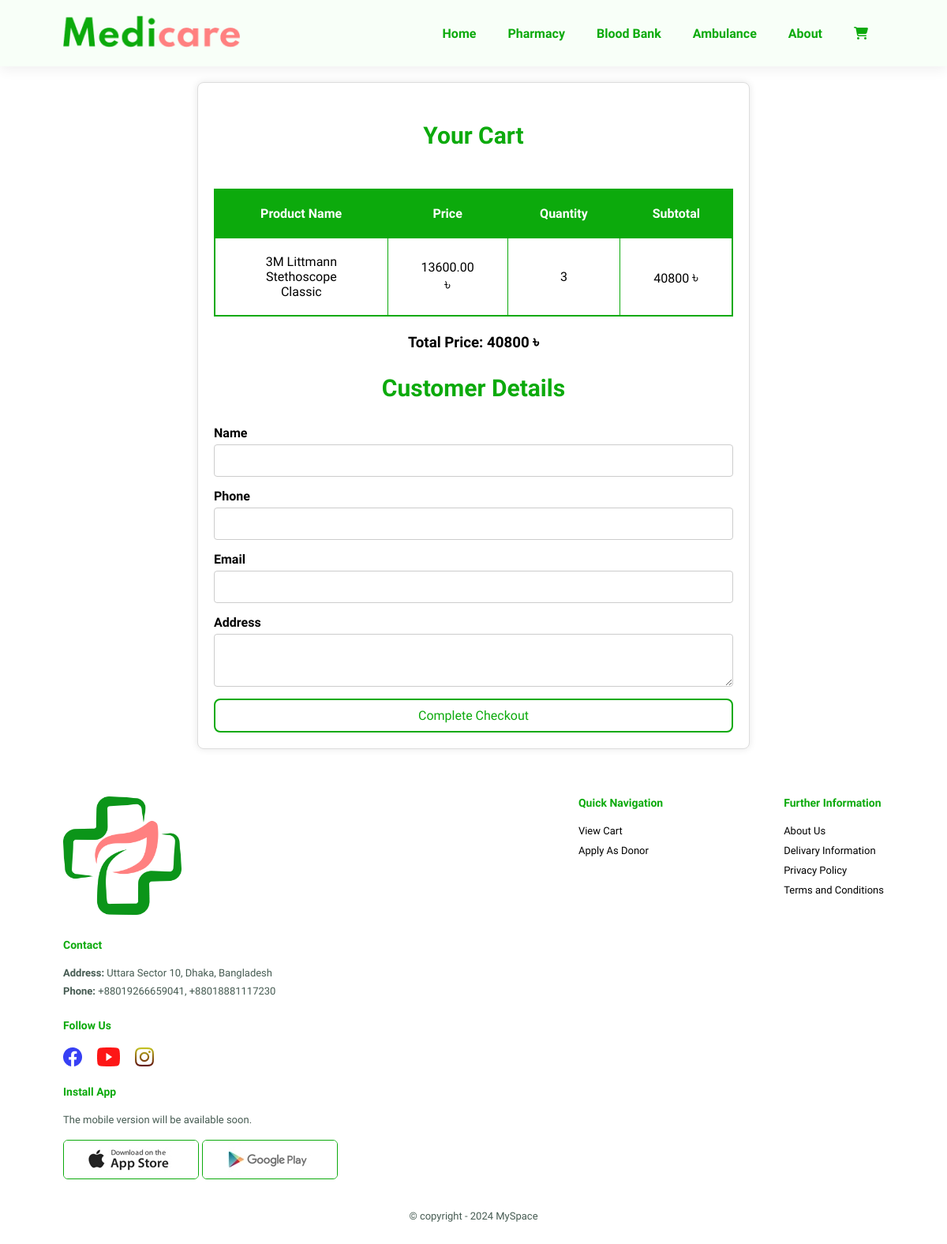
The page /checkout.php on the database its author committed.
### tables this page shows
CREATE TABLE `cart` (
  `cart_id` int(11) NOT NULL,
  `product_id` int(11) NOT NULL,
  `product_name` varchar(255) NOT NULL,
  `product_brand` varchar(255) NOT NULL,
  `product_category` varchar(255) NOT NULL,
  `product_price` decimal(10,2) NOT NULL,
  `product_quantity` int(11) NOT NULL
);

### checkout.php (the view, shortened to what this page needs)
<?php
require 'database_connection.php';
$cartItems = [];
$totalPrice = 0;
try {
    $stmt = $pdo->query("SELECT product_name, product_price, product_quantity FROM cart");
    while ($row = $stmt->fetch(PDO::FETCH_ASSOC)) {
        $cartItems[] = $row;
        $totalPrice += $row['product_price'] * $row['product_quantity'];
    }
} catch (PDOException $e) {
    $message = "Error fetching cart items: " . $e->getMessage();
}
?>
<!DOCTYPE html>
<html lang="en">
    <head>
        <link rel="stylesheet" href="https://cdnjs.cloudflare.com/ajax/libs/font-awesome/6.6.0/css/all.min.css">
        <link rel="stylesheet" href="style.css?v=43">
    </head>
    <body>
        <section id="header">
            <a href="index.php" id="mobile-version"><img src="img/logo.png" class="logo" alt="medicare-logo"></a>
            <div>
                <ul id="navbar">
                    <li><a href="index.php">Home</a></li>
                    <li><a href="pharmacy.php" >Pharmacy</a></li>
                    <li><a href="blood-bank.php">Blood Bank</a></li>
                    <li><a href="ambulance.php">Ambulance</a></li>
                    <li><a href="about.php">About</a></li>
                    <li id="lg-bag"><a href="cart.php"><i class="fas fa-cart-shopping"></i></a></li>
                </ul>
            </div>
        </section>
        <section class="checkout-function">
            <div class="container">
                <div class="cart-section">
                    <h2>Your Cart</h2>
                    <div class="cart-table-wrapper">
                        <table>
                            <thead>
                                <tr>
                                    <th>Product Name</th>
                                    <th>Price</th>
                                    <th>Quantity</th>
                                    <th>Subtotal</th>
                                </tr>
                            </thead>
                            <tbody>
                                <?php if (!empty($cartItems)): ?>
                                    <?php foreach ($cartItems as $item): ?>
                                        <tr>
                                            <td><?= htmlspecialchars($item['product_name']) ?></td>
                                            <td><?= htmlspecialchars($item['product_price']) ?> <span class="taka">৳</span></td>
                                            <td><?= htmlspecialchars($item['product_quantity']) ?></td>
                                            <td><?= htmlspecialchars($item['product_price'] * $item['product_quantity']) ?> <span class="taka">৳</span></td>
                                        </tr>
                                    <?php endforeach; ?>
                                <?php else: ?>
                                    <tr>
                                        <td colspan="4">Your cart is empty.</td>
                                    </tr>
                                <?php endif; ?>
                            </tbody>
                        </table>
                    </div>
                    <h3>Total Price: <?= htmlspecialchars($totalPrice) ?> <span class="taka">৳</span></h3>
                </div>
                <div class="checkout-form">
                    <h2>Customer Details</h2>
                    <form method="POST">
                        <div class="form-group">
                            <label for="name">Name</label>
                            <input type="text" id="name" name="name" required>
                        </div>
                        <div class="form-group">
                            <label for="phone">Phone</label>
                            <input type="text" id="phone" name="phone" minlength="10" maxlength="11" required>
                        </div>
                        <div class="form-group">
                            <label for="email">Email</label>
                            <input type="email" id="email" name="email" required>
                        </div>
                        <div class="form-group">
                            <label for="address">Address</label>
                            <textarea id="address" name="address" rows="3" required></textarea>
                        </div>
                        <button type="submit" class="submit-btn">Complete Checkout</button>
                    </form>
                </div>
            </div>
        </section>
        <footer class="section-p1">
            <div class="col">
                <img class="logo" src="img/short_logo.png" alt="">
                <h4>Contact</h4>
                <p><strong>Address: </strong>Uttara Sector 10, Dhaka, Bangladesh</p>
                <p><strong>Phone: </strong>+88019266659041, +88018881117230</p>
                <div class="follow">
                    <h4>Follow Us</h4>
                    <div class="icon">
                        <img src="img/logo/Vector.png" alt="facebook">
                        <img src="img/logo/Vector-1.png" alt="youtube">
                        <img src="img/logo/Vector-2.png" alt="instagram">
                    </div>
                </div>
            </div>
            <div class="col">
                <h4>Quick Navigation</h4>
                <a href="cart.php">View Cart</a>
                <a href="blood-bank.php">Apply As Donor</a>
            </div>
            <div class="col">
                <h4>Further Information</h4>
                <a href="about.php">About Us</a>
                <a href="legal-information.php">Delivary Information</a>
                <a href="legal-information.php">Privacy Policy</a>
                <a href="legal-information.php">Terms and Conditions</a>
            </div>
            <div class="col install">
                <h4>Install App</h4>
                <p>The mobile version will be available soon.</p>
                <div class="row">
                    <img src="img/pay/app.jpg" alt="">
                    <img src="img/pay/play.jpg" alt="">
                </div>
            </div>
            <div class="copyright">
                <p>&copy copyright - 2024 MySpace</p>
            </div>
        </footer>
    </body>
</html>

### style.css (style rules this page uses)
* { margin: 0; padding: 0; box-sizing: border-box; font-family: "Spartan", sans-serif; }
html { scroll-behavior: smooth; }
h2 { font-size: 46px; line-height: 54px; color: #222; }
h4 { font-size: 20px; color: #222; }
p { font-size: 16px; color: #465b52; margin: 15px 0 20px 0; }
.section-p1 { padding: 40px 80px; }
body { width: 100%; text-decoration: none; }
#header { display: flex; align-items: center; justify-content: space-between; padding: 20px 80px; background: #F8FFF8; box-shadow: 0 5px 15px rgba(0, 0, 0, 0.06); z-index: 999; position: sticky; top: 0; left: 0; }
#navbar { display: flex; align-items: center; justify-content: center; }
#navbar li { list-style: none; padding: 0 20px; position: relative; }
#navbar li a { text-decoration: none; font-size: 16px; font-weight: 600; color: #0caa0c; transition: 0.3s ease; }
footer { display: flex; flex-wrap:wrap; justify-content: space-between; }
footer .col { display: flex; align-items: flex-start; flex-direction: column; margin-bottom: 20px; }
footer .logo { width: 30%; margin-bottom: 30px; }
footer h4 { color:#0caa0c; font-size: 14px; padding-bottom: 20px; }
footer p { font-size: 13px; margin: 0 0 8px 0; }
footer a { font-size: 13px; text-decoration: none; color: black; margin-bottom: 10px; }
footer .follow { margin-top: 20px; }
footer .follow .icon img { margin-right: 15px; }
footer .install .row img { border: 1px solid #0caa0c; border-radius: 6px; }
footer .install img { margin: 10px 0 15px 0; }
footer .copyright { width: 100%; text-align: center; }
#search-donor label, input, select, button { font-size: 1rem; }
#apply-donor label, input, select, button { font-size: 1rem; }
.stats-section, .container { background: white; padding: 20px; border-radius: 8px; box-shadow: 0 5px 9px rgba(0, 0, 0, 0.1); flex: 1; }
.form-group { margin-bottom: 15px; }
.form-group label { display: block; margin-bottom: 5px; font-weight: bold; }
.form-group input, .form-group textarea { width: 100%; padding: 10px; border: 1px solid #ccc; border-radius: 4px; }
.submit-btn { background-color: #0caa0c; color: white; padding: 10px 15px; border: none; border-radius: 4px; cursor: pointer; width: 100%; }
.checkout-function { margin: 20px 0; padding: 0; display: flex; justify-content: center; align-items: center; flex-direction: column; }
.checkout-function h1, h2, h3 { text-align: center; }
.checkout-function .taka { font-size: 20px; color: #000; }
.checkout-function h2 { font-size: 30px; color: #0caa0c; margin: 20px 0; }
.checkout-function .container { text-align: center; width: 100%; max-width: 700px; background: #fff; border: 1px solid #ddd; padding: 20px; border-radius: 8px; box-shadow: 0 0 10px rgba(0, 0, 0, 0.1); }
.checkout-function .container .cart-table-wrapper { overflow-x: auto; }
.checkout-function table { margin: 20px auto; width: 100%; border-collapse: collapse; }
.checkout-function table, th, td { border: 1px solid #0caa0c; }
.checkout-function table th { color: white; font-weight: 600; background-color: #0caa0c; }
.checkout-function table th, td { padding-top: 20px; padding-bottom: 20px; padding-left: 40px; padding-right: 40px; text-align: center; }
.checkout-function .form-group { margin-bottom: 15px; }
.checkout-function .form-group label { display: block; text-align: left; }
.checkout-function .form-group input, .checkout-function .form-group textarea { padding: 10px; margin: 5px auto; display: block; text-align: left; }
.checkout-function .submit-btn { padding: 10px 15px; font-weight: 500; background-color: transparent; color: #0caa0c; border: 2px solid #0caa0c; border-radius: 8px; cursor: pointer; transition: 0.3s ease; }
.checkout-container table th, tr { padding: 10px; text-align: center; }
.checkout-container table, th, tr { border: 2px solid #0caa0c; }

### rows shown on the page
cart: product_name "3M Littmann Stethoscope Classic", product_price "13600.00", product_quantity "3", $item['product_price'] * $item['product_quantity'] "40800"

### other values the page prints
$totalPrice "40800"
